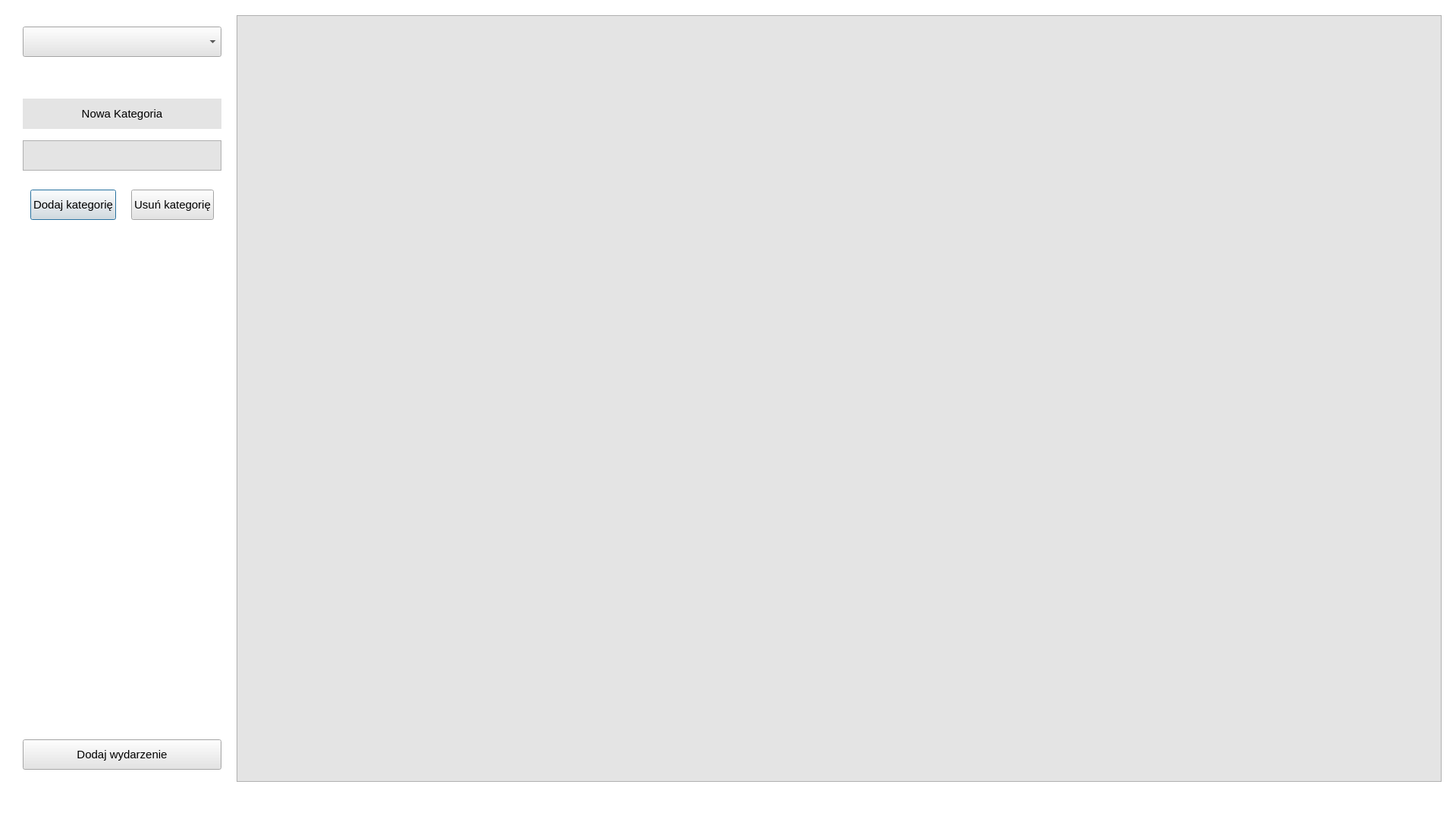
<?xml version="1.0" encoding="UTF-8"?>
<ui version="4.0">
 <class>Dialog</class>
 <widget class="QDialog" name="Dialog">
  <property name="enabled">
   <bool>true</bool>
  </property>
  <property name="geometry">
   <rect>
    <x>0</x>
    <y>0</y>
    <width>1920</width>
    <height>1080</height>
   </rect>
  </property>
  <property name="sizePolicy">
   <sizepolicy hsizetype="Expanding" vsizetype="Expanding">
    <horstretch>0</horstretch>
    <verstretch>0</verstretch>
   </sizepolicy>
  </property>
  <property name="minimumSize">
   <size>
    <width>900</width>
    <height>500</height>
   </size>
  </property>
  <property name="maximumSize">
   <size>
    <width>1920</width>
    <height>1080</height>
   </size>
  </property>
  <property name="baseSize">
   <size>
    <width>0</width>
    <height>0</height>
   </size>
  </property>
  <property name="windowTitle">
   <string>Dialog</string>
  </property>
  <property name="styleSheet">
   <string notr="true">background-color: transparent;
color: rgb(0,0,0);</string>
  </property>
  <widget class="QWidget" name="">
   <property name="geometry">
    <rect>
     <x>10</x>
     <y>10</y>
     <width>1901</width>
     <height>1031</height>
    </rect>
   </property>
   <layout class="QHBoxLayout" name="horizontalLayout_2">
    <property name="spacing">
     <number>10</number>
    </property>
    <property name="leftMargin">
     <number>10</number>
    </property>
    <property name="topMargin">
     <number>10</number>
    </property>
    <property name="rightMargin">
     <number>10</number>
    </property>
    <property name="bottomMargin">
     <number>10</number>
    </property>
    <item>
     <layout class="QVBoxLayout" name="verticalLayout" stretch="0,0,0,1,0,0,0">
      <property name="spacing">
       <number>10</number>
      </property>
      <property name="sizeConstraint">
       <enum>QLayout::SetMinAndMaxSize</enum>
      </property>
      <property name="leftMargin">
       <number>10</number>
      </property>
      <property name="topMargin">
       <number>10</number>
      </property>
      <property name="rightMargin">
       <number>10</number>
      </property>
      <property name="bottomMargin">
       <number>10</number>
      </property>
      <item>
       <widget class="QComboBox" name="SelectCatBox">
        <property name="sizePolicy">
         <sizepolicy hsizetype="Maximum" vsizetype="Maximum">
          <horstretch>0</horstretch>
          <verstretch>0</verstretch>
         </sizepolicy>
        </property>
        <property name="maximumSize">
         <size>
          <width>420</width>
          <height>40</height>
         </size>
        </property>
        <property name="font">
         <font>
          <pointsize>11</pointsize>
          <stylestrategy>PreferAntialias</stylestrategy>
         </font>
        </property>
        <property name="mouseTracking">
         <bool>true</bool>
        </property>
        <property name="styleSheet">
         <string notr="true">background-color: rgb(228,228,228)</string>
        </property>
       </widget>
      </item>
      <item>
       <spacer name="verticalSpacer">
        <property name="orientation">
         <enum>Qt::Vertical</enum>
        </property>
        <property name="sizeType">
         <enum>QSizePolicy::Maximum</enum>
        </property>
        <property name="sizeHint" stdset="0">
         <size>
          <width>20</width>
          <height>40</height>
         </size>
        </property>
       </spacer>
      </item>
      <item>
       <widget class="QLabel" name="label">
        <property name="sizePolicy">
         <sizepolicy hsizetype="Maximum" vsizetype="Maximum">
          <horstretch>0</horstretch>
          <verstretch>0</verstretch>
         </sizepolicy>
        </property>
        <property name="minimumSize">
         <size>
          <width>0</width>
          <height>0</height>
         </size>
        </property>
        <property name="maximumSize">
         <size>
          <width>400</width>
          <height>40</height>
         </size>
        </property>
        <property name="font">
         <font>
          <pointsize>11</pointsize>
         </font>
        </property>
        <property name="styleSheet">
         <string notr="true">background-color: rgb(228,228,228)</string>
        </property>
        <property name="text">
         <string>Nowa Kategoria</string>
        </property>
        <property name="alignment">
         <set>Qt::AlignCenter</set>
        </property>
       </widget>
      </item>
      <item>
       <widget class="QTextEdit" name="textEditCat">
        <property name="sizePolicy">
         <sizepolicy hsizetype="Maximum" vsizetype="Maximum">
          <horstretch>100</horstretch>
          <verstretch>0</verstretch>
         </sizepolicy>
        </property>
        <property name="minimumSize">
         <size>
          <width>0</width>
          <height>0</height>
         </size>
        </property>
        <property name="maximumSize">
         <size>
          <width>400</width>
          <height>40</height>
         </size>
        </property>
        <property name="font">
         <font>
          <pointsize>11</pointsize>
         </font>
        </property>
        <property name="styleSheet">
         <string notr="true">background-color: rgb(228,228,228);
color: rgb(0,0,0);</string>
        </property>
       </widget>
      </item>
      <item>
       <layout class="QHBoxLayout" name="horizontalLayout">
        <property name="spacing">
         <number>20</number>
        </property>
        <property name="sizeConstraint">
         <enum>QLayout::SetMaximumSize</enum>
        </property>
        <property name="leftMargin">
         <number>10</number>
        </property>
        <property name="topMargin">
         <number>10</number>
        </property>
        <property name="rightMargin">
         <number>10</number>
        </property>
        <property name="bottomMargin">
         <number>10</number>
        </property>
        <item>
         <widget class="QPushButton" name="pushAddCat">
          <property name="sizePolicy">
           <sizepolicy hsizetype="Maximum" vsizetype="Maximum">
            <horstretch>0</horstretch>
            <verstretch>0</verstretch>
           </sizepolicy>
          </property>
          <property name="maximumSize">
           <size>
            <width>180</width>
            <height>40</height>
           </size>
          </property>
          <property name="font">
           <font>
            <pointsize>11</pointsize>
           </font>
          </property>
          <property name="autoFillBackground">
           <bool>false</bool>
          </property>
          <property name="styleSheet">
           <string notr="true">background-color: rgb(228,228,228);
color: rgb(0,0,0);</string>
          </property>
          <property name="text">
           <string>Dodaj kategorię</string>
          </property>
         </widget>
        </item>
        <item>
         <widget class="QPushButton" name="pushRemoveCat">
          <property name="sizePolicy">
           <sizepolicy hsizetype="Maximum" vsizetype="Maximum">
            <horstretch>0</horstretch>
            <verstretch>0</verstretch>
           </sizepolicy>
          </property>
          <property name="maximumSize">
           <size>
            <width>180</width>
            <height>40</height>
           </size>
          </property>
          <property name="font">
           <font>
            <pointsize>11</pointsize>
           </font>
          </property>
          <property name="styleSheet">
           <string notr="true">background-color: rgb(228,228,228);
color: rgb(0,0,0);</string>
          </property>
          <property name="text">
           <string>Usuń kategorię</string>
          </property>
         </widget>
        </item>
       </layout>
      </item>
      <item>
       <spacer name="verticalSpacer_2">
        <property name="orientation">
         <enum>Qt::Vertical</enum>
        </property>
        <property name="sizeType">
         <enum>QSizePolicy::Maximum</enum>
        </property>
        <property name="sizeHint" stdset="0">
         <size>
          <width>20</width>
          <height>660</height>
         </size>
        </property>
       </spacer>
      </item>
      <item>
       <widget class="QPushButton" name="pushButton">
        <property name="sizePolicy">
         <sizepolicy hsizetype="Minimum" vsizetype="Minimum">
          <horstretch>0</horstretch>
          <verstretch>0</verstretch>
         </sizepolicy>
        </property>
        <property name="maximumSize">
         <size>
          <width>400</width>
          <height>40</height>
         </size>
        </property>
        <property name="font">
         <font>
          <pointsize>11</pointsize>
         </font>
        </property>
        <property name="autoFillBackground">
         <bool>false</bool>
        </property>
        <property name="styleSheet">
         <string notr="true">background-color: rgb(228,228,228)</string>
        </property>
        <property name="text">
         <string>Dodaj wydarzenie</string>
        </property>
       </widget>
      </item>
     </layout>
    </item>
    <item>
     <widget class="QListView" name="listView">
      <property name="autoFillBackground">
       <bool>true</bool>
      </property>
      <property name="styleSheet">
       <string notr="true">background-color: rgb(228,228,228);
color: rgb(0,0,0);</string>
      </property>
     </widget>
    </item>
   </layout>
  </widget>
 </widget>
 <resources/>
 <connections>
  <connection>
   <sender>pushRemoveCat</sender>
   <signal>clicked()</signal>
   <receiver>Dialog</receiver>
   <slot>exec()</slot>
   <hints>
    <hint type="sourcelabel">
     <x>180</x>
     <y>585</y>
    </hint>
    <hint type="destinationlabel">
     <x>180</x>
     <y>538</y>
    </hint>
   </hints>
  </connection>
  <connection>
   <sender>pushAddCat</sender>
   <signal>clicked()</signal>
   <receiver>Dialog</receiver>
   <slot>exec()</slot>
   <hints>
    <hint type="sourcelabel">
     <x>83</x>
     <y>586</y>
    </hint>
    <hint type="destinationlabel">
     <x>84</x>
     <y>445</y>
    </hint>
   </hints>
  </connection>
  <connection>
   <sender>pushButton</sender>
   <signal>pressed()</signal>
   <receiver>Dialog</receiver>
   <slot>open()</slot>
   <hints>
    <hint type="sourcelabel">
     <x>203</x>
     <y>555</y>
    </hint>
    <hint type="destinationlabel">
     <x>203</x>
     <y>479</y>
    </hint>
   </hints>
  </connection>
 </connections>
</ui>
